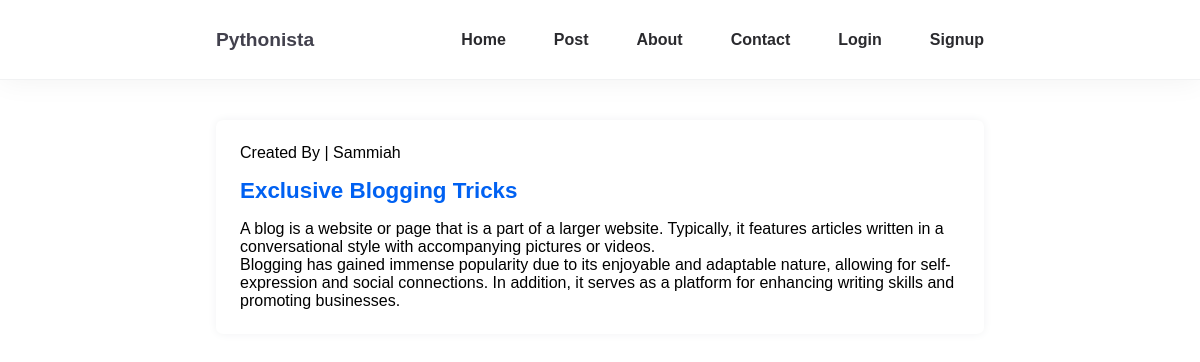
The page /post_detail/11/ on the database its author committed.
### blog/models.py (models this page shows, shortened)
class Post(models.Model):
	title = models.CharField(max_length=255, unique=True)
	author = models.ForeignKey(User, on_delete=models.CASCADE)
	body = models.TextField()
	created_on = models.DateTimeField(auto_now_add=True)
	updated_on = models.DateTimeField(auto_now=True)
	class Meta:
		ordering = ['-created_on']

### blog/views.py (the view)
# urls.py: path('post_detail/<int:pk>/', views.post_detail, name='post_detail'),
def post_detail(request, pk):
	post = get_object_or_404(Post, pk=pk)
	return render(request, 'blog/detail.html', {'post':post})

### templates/blog/detail.html (shortened to what this page needs)
{% extends 'base.html' %}
{% block content %}
<section>
		<div class="container">
			<div class="post-page">
				<div class="post-content">
					<div class="post-card">
						<p class="sm-txt">Created By | {{ post.author }}</p>
						<h3 class="post-title">{{ post.title }}</h3>
						<p class="post-body">{{ post.body | linebreaks}}</p>
					</div>
			</div>
		</div>
	</section>
{% endblock %}

### blog/static/css/style.css (style rules this page uses)
*, *::before, *::after { margin: 0; padding: 0; box-sizing: border-box; font-family: 'Poppins',sans-serif; outline: none; list-style: none; box-shadow: none; text-decoration: none; }
:root { --primary-color: #2a2a2e; --secondary-color: #42414d; --accent-color: #dcdcdc; --color-white: #fff; --color-light: #f1f2f3; --color-black: #000; }
.container { max-width: 800px; margin: 0 auto; padding: 0 16px; }
body { background: var(--color-white); font-weight: normal; }
.post-page { margin: 30px auto; background: var(--color-white); box-shadow: 0 0 10px var(--color-light); border-radius: 7px; }
.post-card { padding: 1.5rem; margin-bottom: 1.2rem; }
.post-title { margin-bottom: 1rem; font-weight: 700; text-transform: capitalize; font-size: 1.4rem; margin-top: 1rem; color: #0061f2; }
.post-body { color: var(--secondary-color); font-size: 1rem; font-weight: normal; }

### templates/base.html (style rules this page uses)
section { padding: 10px 0; }

### rows shown on the page
Post: author "Sammiah", title "Exclusive Blogging Tricks", body "A blog is a website or page that is a part of a larger website. Typically, it features articles written in a conversational style with accompanying pictures or videos. Blogging has gained immense popularity due to its enjoyable and adaptable nature, allowing for self-expression and social connections. In addition, it serves as a platform for enhancing writing skills and promoting businesses."
